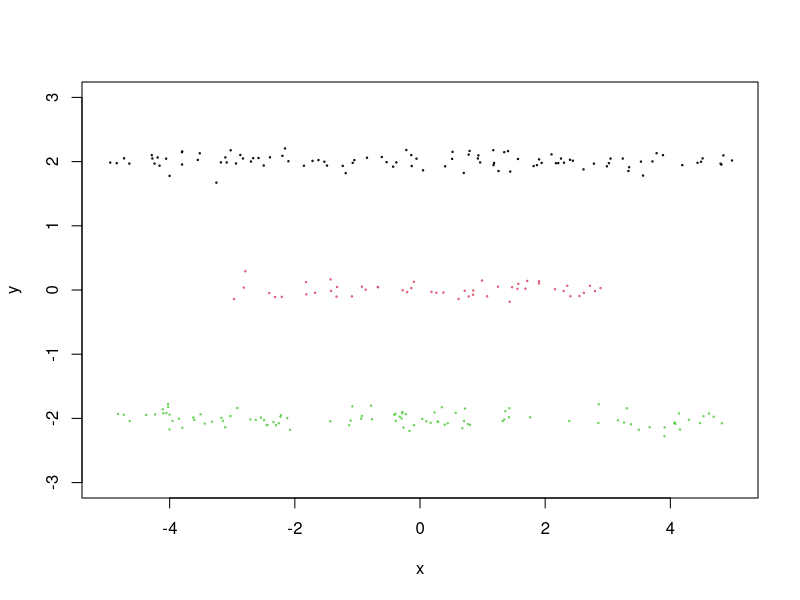
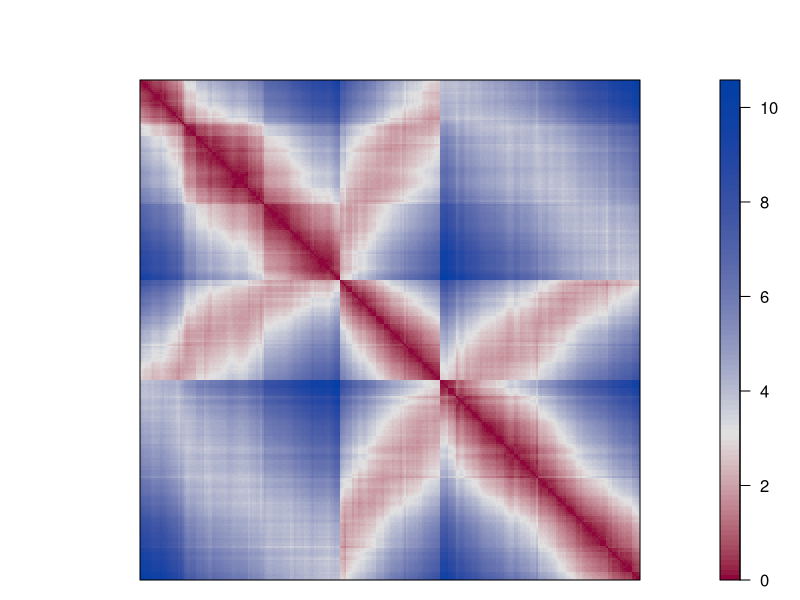
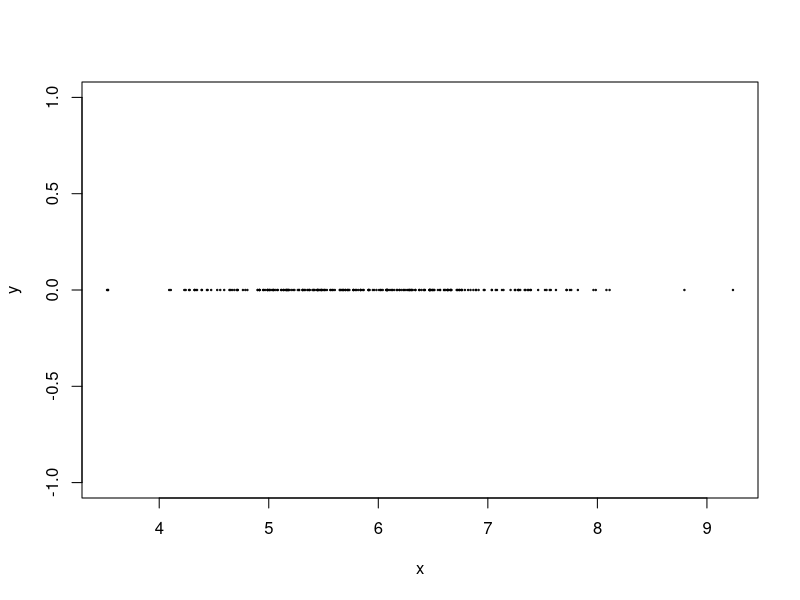
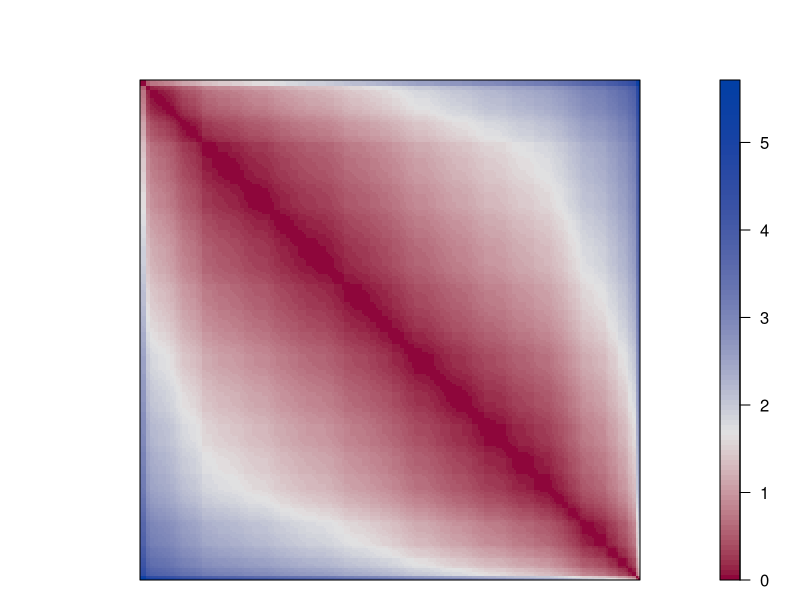
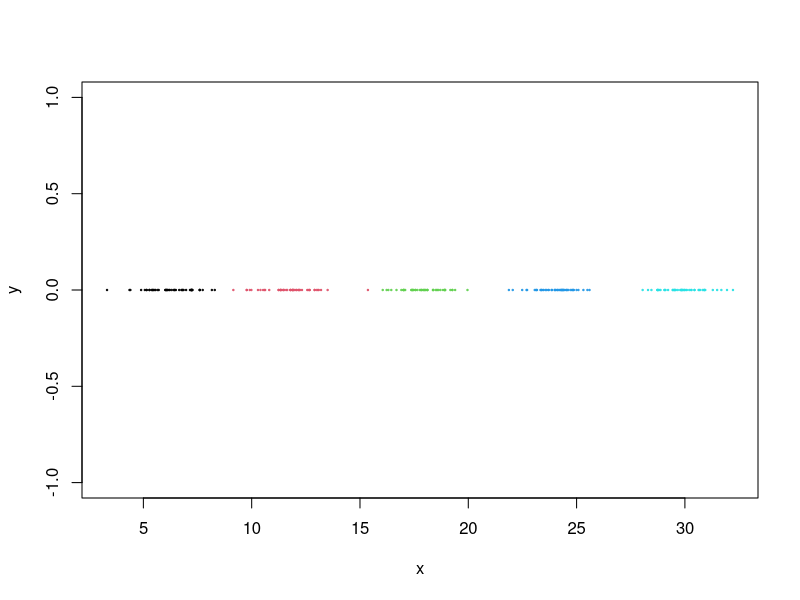
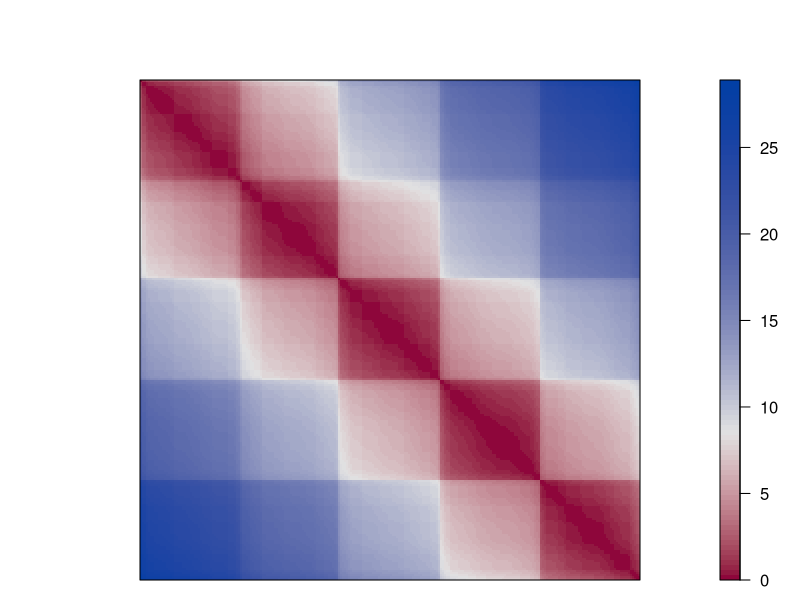
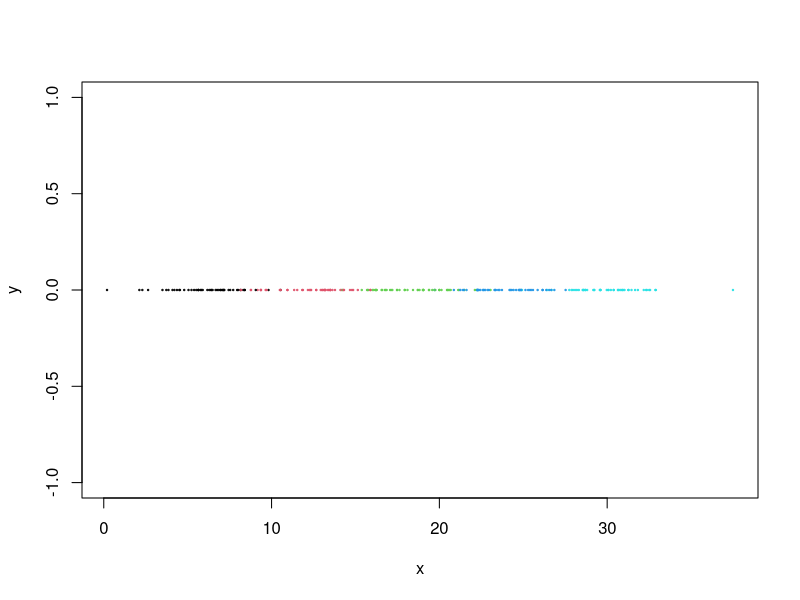
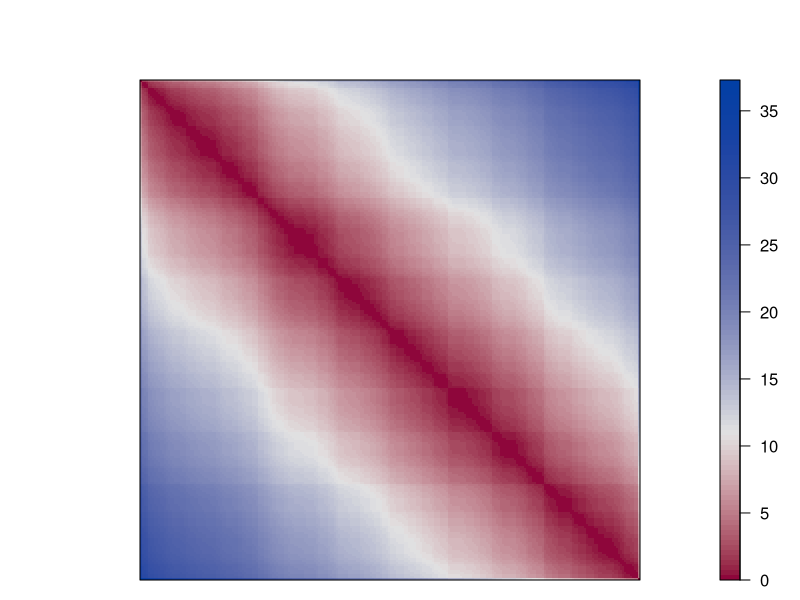

These charts were generated, in order, by the following R code:
library(seriation)


### Name: seriation_data
### Title: Create Simulated Data for Seriation Evaluation
### Aliases: create_lines_data create_ordered_data
### Keywords: data

### ** Examples

## lines data set from Havens and Bezdek (2011) 
x <- create_lines_data(250)
plot(x, xlim=c(-5,5), ylim=c(-3,3), cex=.2, col = attr(x, "id"))  
d <- dist(x)
pimage(d, seriate(d, "OLO_single"), col = bluered(100, bias=.5), key = TRUE)
  
## create_ordered_data can produce many types of "orderable" data

## perfect pre-Anti-Robinson matrix (with a single components)
x <- create_ordered_data(250, k = 1)  
plot(x, cex=.2, col = attr(x, "id"))  
d <- dist(x)
pimage(d, seriate(d, "MDS"), col = bluered(100, bias=.5), key = TRUE)  
  
## separated components
x <- create_ordered_data(250, k = 5)  
plot(x, cex=.2, col = attr(x, "id"))  
d <- dist(x)
pimage(d, seriate(d, "MDS"), col = bluered(100, bias=.5), key = TRUE)  
  
## overlapping components
x <- create_ordered_data(250, k = 5, sd1 = 2)  
plot(x, cex=.2, col = attr(x, "id"))
d <- dist(x)
pimage(d, seriate(d, "MDS"), col = bluered(100, bias=.5), key = TRUE)  
    
## introduce anti-Robinson violations (a non-zero y value)
x <- create_ordered_data(250, k = 5, sd1 = 2, sd2 = 5)  
plot(x, cex=.2, col = attr(x, "id"))  
d <- dist(x)
pimage(d, seriate(d, "MDS"), col = bluered(100, bias=.5), key = TRUE)  
  
## circular path (has always violations)  
x <- create_ordered_data(250, k = 5, path = "circular", sd1=2)  
plot(x, cex=.2, col = attr(x, "id"))
d <- dist(x)
pimage(d, seriate(d, "OLO"), col = bluered(100, bias=.5), key = TRUE)  

## circular path (with more violations violations)  
x <- create_ordered_data(250, k = 5, path = "circular", sd1=2, sd2=1)  
plot(x, cex=.2, col = attr(x, "id"))
d <- dist(x)
pimage(d, seriate(d, "OLO"), col = bluered(100, bias=.5), key = TRUE) 
